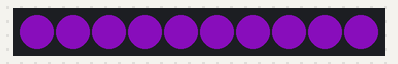
The sketch below on a simulated Arduino Uno, built with avr-gcc and run on an emulated ATmega328P. Shown: 10 RGB LEDs in strip order, left to right. Dim RGB values are drawn brighter than linear.

Above: at 2.89 s.
At 5.79 s:
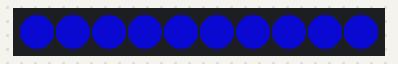

The sketch:

FMP_Humidity_BlueCode.ino
```cpp
#include <FastLED.h>

// Configuration
#define LED_PIN 16       // Pin where the LED strip is connected
#define NUM_LEDS 10     // Number of LEDs in the strip
#define BRIGHTNESS 200  // Overall brightness (0 to 255)
#define COLOR_DELAY 70  // Delay between color transitions (ms)

CRGB leds[NUM_LEDS];

void setup() {
  // Initialize LED strip
  FastLED.addLeds<WS2812, LED_PIN, GRB>(leds, NUM_LEDS);
  FastLED.setBrightness(BRIGHTNESS);
}

void loop() {

  for (int hue = 160; hue <= 200; hue++) { // Yellow
    fill_solid(leds, NUM_LEDS, CHSV(hue, 200, BRIGHTNESS)); // Set hue, medium saturation, and brightness
    FastLED.show();
    delay(COLOR_DELAY); // Add delay for a smooth transition
  }

  for (int hue = 200; hue >= 160; hue--) {
    fill_solid(leds, NUM_LEDS, CHSV(hue, 200, BRIGHTNESS));
    FastLED.show();
    delay(COLOR_DELAY);
  }
}
```

Measured:
- by itself, everything shown: repeats every 5.8 s, in 76 steps
